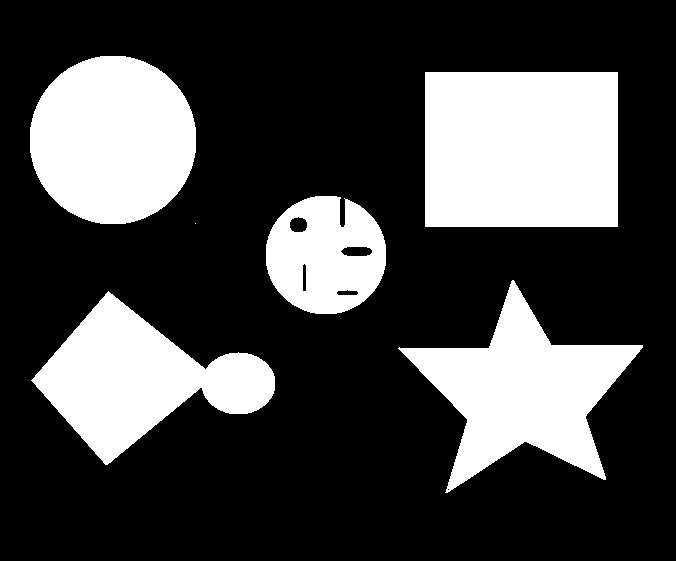
%> input picture TIA/tpMorpho/images/test_operateur_bin.pgm, 676 x 561 px
$ octave tp_morpho.m   (GNU Octave 9; MATLAB toolbox functions it lacks are replaced by stand-ins)
%> lines starting %> are read from the running program, lines starting %| are printed output that depends on the picture; in (x1, y1, x2, y2) boxes, pixels count from 0 and x2, y2 are one past the last pixel; in counts of white or black regions, pixels touching at a corner belong together; the program's own positions count from 1
%%%%%%%%%%%%%%%%%%%%%%%%%%%%%%%%%%%%%%%%%%%%%%%%%%%%%%%%%%%%%%%
% TP TSI : Morphologie mathematique
%%%%%%%%%%%%%%%%%%%%%%%%%%%%%%%%%%%%%%%%%%%%%%%%%%%%%%%%%%%%%%%

clear all;
close all;

% Images 'binaires' PGM : forme=255; fond=0;
Ibin= imread('./images/test_operateur_bin.pgm');
%> Ibin is the input picture: size 561x676 uint8; 27.3% white; 6 white regions (1 under 20 px), largest, box (x1, y1, x2, y2) and area: (425, 72, 618, 227) 29915, (30, 56, 196, 224) 22128, (398, 280, 643, 493) 21325, (31, 291, 275, 465) 19551, (266, 196, 386, 314) 10542
figure(1);
imshow(Ibin), title('image originale');


es=strel('square',3);
esbis = ones(3);

Ibin_dilat=imdilate(Ibin,es,'same');
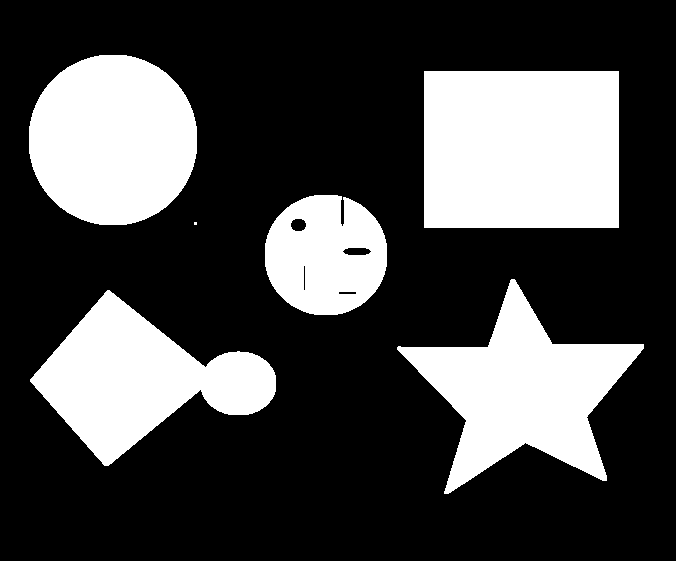
%> Ibin_dilat: size 561x676 uint8; 28.4% white; 6 white regions (1 under 20 px), largest, box (x1, y1, x2, y2) and area: (424, 71, 619, 228) 30615, (29, 55, 197, 225) 22800, (397, 279, 644, 494) 22408, (30, 290, 276, 466) 20476, (265, 195, 387, 315) 11320

Ibin_erod=imerode(Ibin,es,'same');
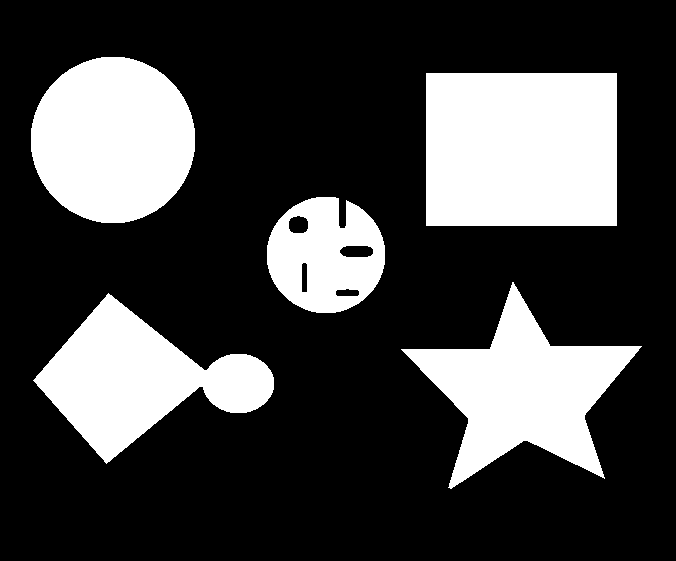
%> Ibin_erod: size 561x676 uint8; 26.2% white; 5 white regions, box (x1, y1, x2, y2) and area: (426, 73, 617, 226) 29223, (31, 57, 195, 223) 21464, (401, 282, 642, 489) 20249, (33, 293, 274, 464) 18636, (267, 197, 385, 313) 9739

Ibin_open=imopen(Ibin,es);
%> Ibin_open: size 561x676 uint8; 27.3% white; 5 white regions, box (x1, y1, x2, y2) and area: (425, 72, 618, 227) 29915, (30, 56, 196, 224) 22128, (400, 281, 643, 490) 21305, (32, 292, 275, 465) 19548, (266, 196, 386, 314) 10539

Ibin_close=imclose(Ibin,es);
%> Ibin_close: size 561x676 uint8; 27.3% white; 6 white regions (1 under 20 px), largest, box (x1, y1, x2, y2) and area: (425, 72, 618, 227) 29915, (30, 56, 196, 224) 22128, (398, 280, 643, 493) 21326, (31, 291, 275, 465) 19554, (266, 196, 386, 314) 10550

figure(2);
imshow(Ibin_dilat), title('Image obtenue apres dilatation Matlab');

figure(3);
imshow(Ibin_erod), title('Image obtenue apres erosion Matlab');

figure(4);
imshow(Ibin_close), title('Image obtenue apres fermeture Matlab');

figure(5);
imshow(Ibin_open), title('Image obtenue apres ouverture Matlab');

skel=bwmorph(Ibin,'skel',Inf);
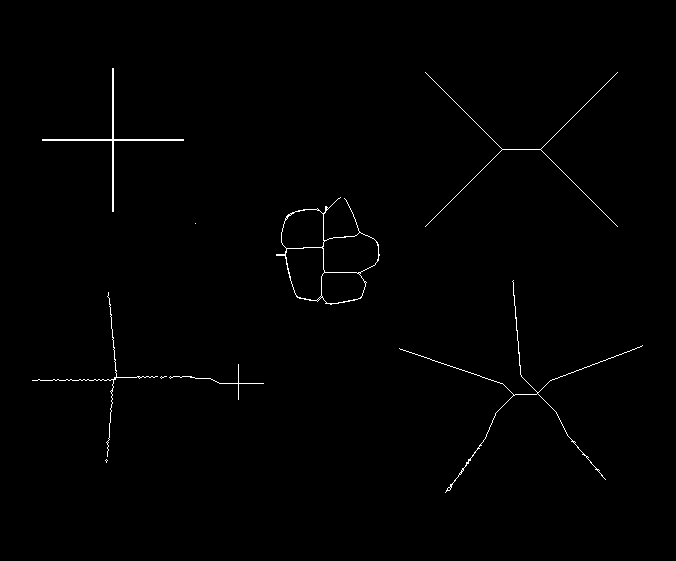
%> skel: size 561x676 logical; 0.68% white in thin lines or dots, all inside (x1, y1, x2, y2) = (32, 68, 643, 493)
figure(6);
imshow(skel), title('squelette');
